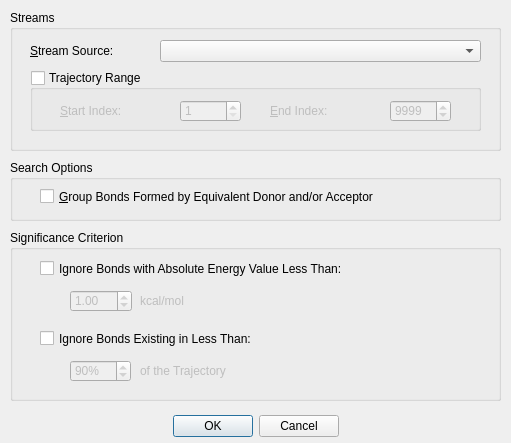
<?xml version="1.0" encoding="UTF-8"?>
<ui version="4.0">
 <class>hbSearchDialog</class>
 <widget class="QDialog" name="hbSearchDialog">
  <property name="geometry">
   <rect>
    <x>0</x>
    <y>0</y>
    <width>511</width>
    <height>443</height>
   </rect>
  </property>
  <property name="windowTitle">
   <string>H-Bonds Search</string>
  </property>
  <widget class="QDialogButtonBox" name="buttonBox">
   <property name="geometry">
    <rect>
     <x>10</x>
     <y>410</y>
     <width>491</width>
     <height>32</height>
    </rect>
   </property>
   <property name="orientation">
    <enum>Qt::Horizontal</enum>
   </property>
   <property name="standardButtons">
    <set>QDialogButtonBox::Cancel|QDialogButtonBox::Ok</set>
   </property>
   <property name="centerButtons">
    <bool>true</bool>
   </property>
  </widget>
  <widget class="QGroupBox" name="groupBox">
   <property name="geometry">
    <rect>
     <x>10</x>
     <y>10</y>
     <width>491</width>
     <height>141</height>
    </rect>
   </property>
   <property name="title">
    <string>Streams</string>
   </property>
   <widget class="QComboBox" name="sCombo">
    <property name="geometry">
     <rect>
      <x>150</x>
      <y>30</y>
      <width>321</width>
      <height>22</height>
     </rect>
    </property>
   </widget>
   <widget class="QLabel" name="label_2">
    <property name="geometry">
     <rect>
      <x>20</x>
      <y>30</y>
      <width>111</width>
      <height>21</height>
     </rect>
    </property>
    <property name="text">
     <string>&amp;Stream Source:</string>
    </property>
    <property name="buddy">
     <cstring>sCombo</cstring>
    </property>
   </widget>
   <widget class="QGroupBox" name="trajectoryRange">
    <property name="geometry">
     <rect>
      <x>20</x>
      <y>60</y>
      <width>451</width>
      <height>61</height>
     </rect>
    </property>
    <property name="title">
     <string>Trajectory Range</string>
    </property>
    <property name="flat">
     <bool>false</bool>
    </property>
    <property name="checkable">
     <bool>true</bool>
    </property>
    <property name="checked">
     <bool>false</bool>
    </property>
    <widget class="QLabel" name="label_4">
     <property name="geometry">
      <rect>
       <x>240</x>
       <y>30</y>
       <width>121</width>
       <height>21</height>
      </rect>
     </property>
     <property name="text">
      <string>&amp;End Index:</string>
     </property>
     <property name="buddy">
      <cstring>eIndex</cstring>
     </property>
    </widget>
    <widget class="QSpinBox" name="eIndex">
     <property name="geometry">
      <rect>
       <x>360</x>
       <y>30</y>
       <width>61</width>
       <height>22</height>
      </rect>
     </property>
     <property name="minimum">
      <number>1</number>
     </property>
     <property name="maximum">
      <number>999999</number>
     </property>
     <property name="value">
      <number>9999</number>
     </property>
    </widget>
    <widget class="QSpinBox" name="sIndex">
     <property name="geometry">
      <rect>
       <x>150</x>
       <y>30</y>
       <width>61</width>
       <height>22</height>
      </rect>
     </property>
     <property name="minimum">
      <number>1</number>
     </property>
     <property name="maximum">
      <number>999999</number>
     </property>
    </widget>
    <widget class="QLabel" name="label_5">
     <property name="geometry">
      <rect>
       <x>30</x>
       <y>30</y>
       <width>121</width>
       <height>21</height>
      </rect>
     </property>
     <property name="text">
      <string>&amp;Start Index:</string>
     </property>
     <property name="buddy">
      <cstring>sIndex</cstring>
     </property>
    </widget>
   </widget>
  </widget>
  <widget class="QGroupBox" name="groupBox_2">
   <property name="geometry">
    <rect>
     <x>10</x>
     <y>230</y>
     <width>491</width>
     <height>171</height>
    </rect>
   </property>
   <property name="title">
    <string>Significance Criterion</string>
   </property>
   <widget class="QCheckBox" name="cbEnergyTreshold">
    <property name="geometry">
     <rect>
      <x>30</x>
      <y>30</y>
      <width>451</width>
      <height>17</height>
     </rect>
    </property>
    <property name="text">
     <string>Ignore Bonds with Absolute Energy Value Less Than:</string>
    </property>
   </widget>
   <widget class="QDoubleSpinBox" name="spinEnergy">
    <property name="enabled">
     <bool>false</bool>
    </property>
    <property name="geometry">
     <rect>
      <x>60</x>
      <y>60</y>
      <width>62</width>
      <height>22</height>
     </rect>
    </property>
    <property name="maximum">
     <double>10.000000000000000</double>
    </property>
    <property name="singleStep">
     <double>0.100000000000000</double>
    </property>
    <property name="value">
     <double>1.000000000000000</double>
    </property>
   </widget>
   <widget class="QLabel" name="label">
    <property name="enabled">
     <bool>false</bool>
    </property>
    <property name="geometry">
     <rect>
      <x>130</x>
      <y>60</y>
      <width>151</width>
      <height>21</height>
     </rect>
    </property>
    <property name="text">
     <string>kcal/mol</string>
    </property>
   </widget>
   <widget class="QCheckBox" name="cbPercentTreshold">
    <property name="geometry">
     <rect>
      <x>30</x>
      <y>100</y>
      <width>451</width>
      <height>17</height>
     </rect>
    </property>
    <property name="text">
     <string>Ignore Bonds Existing in Less Than:</string>
    </property>
   </widget>
   <widget class="QSpinBox" name="spinPercent">
    <property name="enabled">
     <bool>false</bool>
    </property>
    <property name="geometry">
     <rect>
      <x>60</x>
      <y>130</y>
      <width>61</width>
      <height>22</height>
     </rect>
    </property>
    <property name="suffix">
     <string>%</string>
    </property>
    <property name="maximum">
     <number>100</number>
    </property>
    <property name="singleStep">
     <number>5</number>
    </property>
    <property name="value">
     <number>90</number>
    </property>
   </widget>
   <widget class="QLabel" name="label_3">
    <property name="enabled">
     <bool>false</bool>
    </property>
    <property name="geometry">
     <rect>
      <x>130</x>
      <y>130</y>
      <width>151</width>
      <height>21</height>
     </rect>
    </property>
    <property name="text">
     <string>of the Trajectory</string>
    </property>
   </widget>
  </widget>
  <widget class="QGroupBox" name="groupBox_3">
   <property name="geometry">
    <rect>
     <x>10</x>
     <y>160</y>
     <width>491</width>
     <height>61</height>
    </rect>
   </property>
   <property name="title">
    <string>Search Options</string>
   </property>
   <widget class="QCheckBox" name="cbGrouping">
    <property name="geometry">
     <rect>
      <x>30</x>
      <y>26</y>
      <width>441</width>
      <height>21</height>
     </rect>
    </property>
    <property name="text">
     <string>&amp;Group Bonds Formed by Equivalent Donor and/or Acceptor</string>
    </property>
   </widget>
  </widget>
 </widget>
 <tabstops>
  <tabstop>sCombo</tabstop>
  <tabstop>trajectoryRange</tabstop>
  <tabstop>sIndex</tabstop>
  <tabstop>eIndex</tabstop>
  <tabstop>buttonBox</tabstop>
 </tabstops>
 <resources/>
 <connections>
  <connection>
   <sender>buttonBox</sender>
   <signal>rejected()</signal>
   <receiver>hbSearchDialog</receiver>
   <slot>reject()</slot>
   <hints>
    <hint type="sourcelabel">
     <x>316</x>
     <y>350</y>
    </hint>
    <hint type="destinationlabel">
     <x>286</x>
     <y>274</y>
    </hint>
   </hints>
  </connection>
  <connection>
   <sender>cbEnergyTreshold</sender>
   <signal>toggled(bool)</signal>
   <receiver>spinEnergy</receiver>
   <slot>setEnabled(bool)</slot>
   <hints>
    <hint type="sourcelabel">
     <x>122</x>
     <y>200</y>
    </hint>
    <hint type="destinationlabel">
     <x>112</x>
     <y>224</y>
    </hint>
   </hints>
  </connection>
  <connection>
   <sender>cbEnergyTreshold</sender>
   <signal>toggled(bool)</signal>
   <receiver>label</receiver>
   <slot>setEnabled(bool)</slot>
   <hints>
    <hint type="sourcelabel">
     <x>160</x>
     <y>201</y>
    </hint>
    <hint type="destinationlabel">
     <x>170</x>
     <y>235</y>
    </hint>
   </hints>
  </connection>
  <connection>
   <sender>cbPercentTreshold</sender>
   <signal>toggled(bool)</signal>
   <receiver>spinPercent</receiver>
   <slot>setEnabled(bool)</slot>
   <hints>
    <hint type="sourcelabel">
     <x>83</x>
     <y>272</y>
    </hint>
    <hint type="destinationlabel">
     <x>83</x>
     <y>293</y>
    </hint>
   </hints>
  </connection>
  <connection>
   <sender>cbPercentTreshold</sender>
   <signal>toggled(bool)</signal>
   <receiver>label_3</receiver>
   <slot>setEnabled(bool)</slot>
   <hints>
    <hint type="sourcelabel">
     <x>213</x>
     <y>270</y>
    </hint>
    <hint type="destinationlabel">
     <x>190</x>
     <y>297</y>
    </hint>
   </hints>
  </connection>
 </connections>
</ui>
